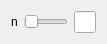
            <widget class="QWidget" name="page_3">
             <property name="geometry">
              <rect>
               <x>0</x>
               <y>0</y>
               <width>107</width>
               <height>42</height>
              </rect>
             </property>
             <attribute name="label">
              <string>Rolling Average</string>
             </attribute>
             <layout class="QVBoxLayout" name="verticalLayout_10">
              <item>
               <layout class="QHBoxLayout" name="horizontalLayout_9">
                <item>
                 <widget class="QLabel" name="label_14">
                  <property name="text">
                   <string>n</string>
                  </property>
                 </widget>
                </item>
                <item>
                 <widget class="QSlider" name="para_filt_rol_n">
                  <property name="toolTip">
                   <string>Size of the moving window. This is the number of observations used for calculating the statistic. Each window will be a fixed size.</string>
                  </property>
                  <property name="minimum">
                   <number>3</number>
                  </property>
                  <property name="orientation">
                   <enum>Qt::Horizontal</enum>
                  </property>
                 </widget>
                </item>
                <item>
                 <widget class="QLineEdit" name="txt_para_filt_rol_n">
                  <property name="maximumSize">
                   <size>
                    <width>60</width>
                    <height>16777215</height>
                   </size>
                  </property>
                  <property name="inputMask">
                   <string>d00000000</string>
                  </property>
                  <property name="text">
                   <string>3</string>
                  </property>
                 </widget>
                </item>
               </layout>
              </item>
             </layout>
            </widget>
